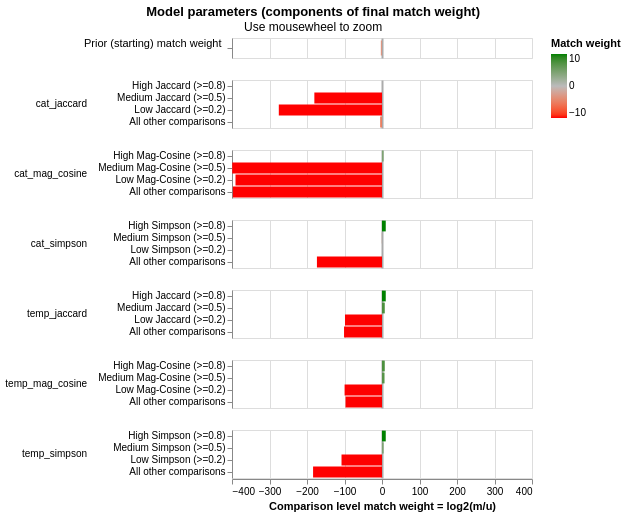

The notebook cell saved with this chart:
### Code cell
linker.visualisations.match_weights_chart()
